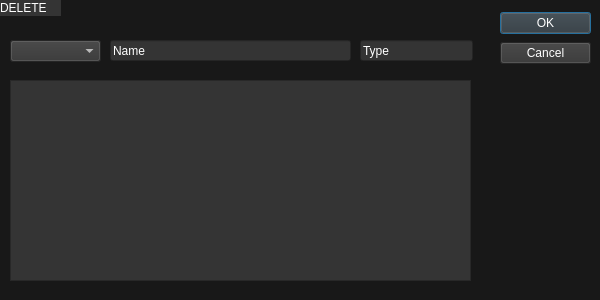
<?xml version="1.0" encoding="UTF-8"?>
<ui version="4.0">
 <class>Delete</class>
 <widget class="QDialog" name="Delete">
  <property name="geometry">
   <rect>
    <x>0</x>
    <y>0</y>
    <width>600</width>
    <height>300</height>
   </rect>
  </property>
  <property name="windowTitle">
   <string>Add</string>
  </property>
  <property name="styleSheet">
   <string notr="true">background-color: rgb(24, 24, 24);</string>
  </property>
  <widget class="QWidget" name="verticalLayoutWidget">
   <property name="geometry">
    <rect>
     <x>500</x>
     <y>10</y>
     <width>91</width>
     <height>58</height>
    </rect>
   </property>
   <layout class="QVBoxLayout" name="layout_Buttons">
    <item>
     <widget class="QPushButton" name="button_Ok">
      <property name="styleSheet">
       <string notr="true">font: 63 10pt &quot;Segoe UI Semibold&quot;;
background-color: rgb(52, 52, 52);
color: rgb(255, 255, 255);</string>
      </property>
      <property name="text">
       <string>OK</string>
      </property>
     </widget>
    </item>
    <item>
     <widget class="QPushButton" name="button_Cancel">
      <property name="styleSheet">
       <string notr="true">font: 63 10pt &quot;Segoe UI Semibold&quot;;
background-color: rgb(52, 52, 52);
color: rgb(255, 255, 255);</string>
      </property>
      <property name="text">
       <string>Cancel</string>
      </property>
     </widget>
    </item>
   </layout>
  </widget>
  <widget class="QLabel" name="label_Title">
   <property name="geometry">
    <rect>
     <x>0</x>
     <y>0</y>
     <width>61</width>
     <height>16</height>
    </rect>
   </property>
   <property name="styleSheet">
    <string notr="true">font: 63 11pt &quot;Segoe UI Semibold&quot;;
background-color: rgb(52, 52, 52);
color: rgb(255, 255, 255);</string>
   </property>
   <property name="text">
    <string>DELETE</string>
   </property>
  </widget>
  <widget class="QLineEdit" name="lineEdit_Name">
   <property name="geometry">
    <rect>
     <x>110</x>
     <y>40</y>
     <width>241</width>
     <height>21</height>
    </rect>
   </property>
   <property name="styleSheet">
    <string notr="true">font: 63 11pt &quot;Segoe UI Semibold&quot;;
background-color: rgb(52, 52, 52);
color: rgb(255, 255, 255);</string>
   </property>
   <property name="text">
    <string>Name</string>
   </property>
   <property name="readOnly">
    <bool>true</bool>
   </property>
  </widget>
  <widget class="QLineEdit" name="lineEdit_Type">
   <property name="geometry">
    <rect>
     <x>360</x>
     <y>40</y>
     <width>113</width>
     <height>21</height>
    </rect>
   </property>
   <property name="styleSheet">
    <string notr="true">font: 63 11pt &quot;Segoe UI Semibold&quot;;
background-color: rgb(52, 52, 52);
color: rgb(255, 255, 255);</string>
   </property>
   <property name="text">
    <string>Type</string>
   </property>
   <property name="readOnly">
    <bool>true</bool>
   </property>
  </widget>
  <widget class="QTextEdit" name="textEdit_Description">
   <property name="geometry">
    <rect>
     <x>10</x>
     <y>80</y>
     <width>461</width>
     <height>201</height>
    </rect>
   </property>
   <property name="styleSheet">
    <string notr="true">font: 63 11pt &quot;Segoe UI Semibold&quot;;
background-color: rgb(52, 52, 52);
color: rgb(255, 255, 255);</string>
   </property>
   <property name="readOnly">
    <bool>true</bool>
   </property>
  </widget>
  <widget class="QComboBox" name="comboBox_UID">
   <property name="geometry">
    <rect>
     <x>10</x>
     <y>40</y>
     <width>91</width>
     <height>22</height>
    </rect>
   </property>
   <property name="styleSheet">
    <string notr="true">font: 63 11pt &quot;Segoe UI Semibold&quot;;
background-color: rgb(52, 52, 52);
color: rgb(255, 255, 255);</string>
   </property>
  </widget>
 </widget>
 <resources/>
 <connections/>
</ui>
